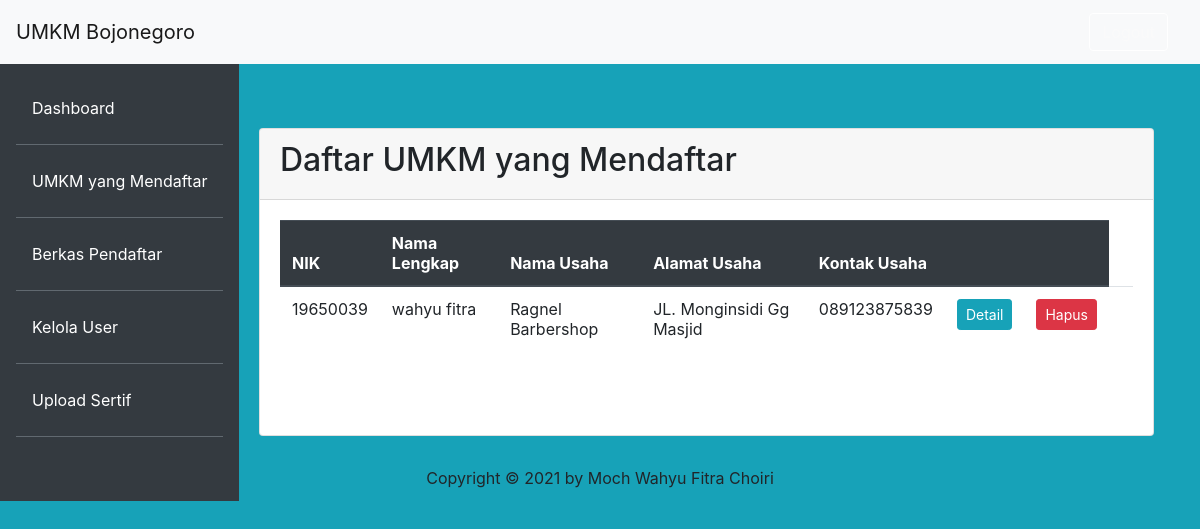
/admin/daftar_pendaftar.php (signed in), run on the app's committed database.
### tables this page shows
CREATE TABLE IF NOT EXISTS `registrasiumkm` (
  `nik` int(25) NOT NULL,
  `nama_lengkap` varchar(50) NOT NULL,
  `nama_usaha` varchar(50) DEFAULT NULL,
  `alamat_usaha` varchar(50) DEFAULT NULL,
  `id_jenis` int(11) NOT NULL,
  `id_Stu` int(11) NOT NULL,
  `id_kecamatan` int(50) NOT NULL,
  `id_kelurahan` int(100) NOT NULL,
  `id_dusun` int(50) NOT NULL,
  `id_kodepos` int(11) NOT NULL,
  `kontak_usaha` varchar(12) DEFAULT NULL,
  `status_pendaftaran` varchar(50) DEFAULT NULL,
  PRIMARY KEY (`nik`),
  KEY `id_jenis` (`id_jenis`),
  KEY `id_kecamatan` (`id_kecamatan`),
  KEY `id_kelurahan` (`id_kelurahan`),
  KEY `id_dusun` (`id_dusun`),
  KEY `id_kodepos` (`id_kodepos`),
  KEY `id_Stu` (`id_Stu`),
  CONSTRAINT `FK_registrasiumkm_dusun` FOREIGN KEY (`id_dusun`) REFERENCES `dusun` (`id_dusun`),
  CONSTRAINT `FK_registrasiumkm_jenisumkm` FOREIGN KEY (`id_jenis`) REFERENCES `jenisumkm` (`id_jenis`),
  CONSTRAINT `FK_registrasiumkm_kecamatan` FOREIGN KEY (`id_kecamatan`) REFERENCES `kecamatan` (`id_kecamatan`),
  CONSTRAINT `FK_registrasiumkm_kelurahan` FOREIGN KEY (`id_kelurahan`) REFERENCES `kelurahan` (`id_kelurahan`),
  CONSTRAINT `FK_registrasiumkm_kodepos` FOREIGN KEY (`id_kodepos`) REFERENCES `kodepos` (`id_kodepos`),
  CONSTRAINT `FK_registrasiumkm_statustempatusaha` FOREIGN KEY (`id_Stu`) REFERENCES `statustempatusaha` (`id_Stu`)
);

### admin/daftar_pendaftar.php (the view, shortened to what this page needs)
<?php
 include '../koneksi.php';
?>
<head>
    <link rel="stylesheet" href="../asset/css/bootstrap.css">
</head>
<body class="bg-info">
    <nav class="navbar navbar-expand-lg navbar-light bg-light fixed-top">
            <a class="navbar-brand">UMKM Bojonegoro</a>
		    <div class="navbar-brand my-2 my-lg-0 ml-auto">
		    	<a href="../aksi_login.php?op=out" class="btn btn-outline-success my-2 my-sm-0">Logout</a>
		   	</div>
		</nav>
		<div class="row no-gutters mt-3">
			<div class="bg-dark mt-4 pr-3 pt-4 fixedpos">
            	<ul class="nav flex-column ml-3 mb-5">
                    <li class="nav-item">
						<a class="nav-link active text-white" href="home_admin.php">Dashboard</a><hr class="bg-secondary">
					</li>
					<li class="nav-item">
						<a class="nav-link text-white" href="daftar_pendaftar.php">UMKM yang Mendaftar</a><hr class="bg-secondary">
					</li>
					<li class="nav-item">
						<a class="nav-link text-white" href="berkas_user.php">Berkas Pendaftar</a><hr class="bg-secondary">
					</li>
					<li class="nav-item">
						<a class="nav-link text-white" href="kelola_user.php">Kelola User</a><hr class="bg-secondary">
					</li>
					<li class="nav-item">
						<a class="nav-link text-white" href="download_sertif.php">Upload Sertif</a><hr class="bg-secondary">
					</li>
				</ul>
			</div>
            <div class="container mt-5 mr-lg-3">
                    <div class="col-md-10 ml-lg-auto">
                        <div class="card" style="margin-top: 40px;">
                                <div class="card-header">
									<h2>Daftar UMKM yang Mendaftar</h2>
                                </div>
								<div class="row mb-5">
									<div  class="col-12">
										<div class="card-body table-responsive" style="overflow-x:hidden;">
											<table id="dataTable3" class="table table-hover" style="width:100%"><thead class="thead-dark">
												<tr>
												<th>NIK</th>
												<th>Nama Lengkap</th>
												<th>Nama Usaha</th>
												<th>Alamat Usaha</th>
												<th>Kontak Usaha</th>
													<th></th>
													<th></th>
												</tr></thead><tbody>
												<?php
													$form=mysqli_query($koneksi,"SELECT * FROM registrasiumkm ORDER BY nama_lengkap ASC");
													while ($c=mysqli_fetch_array($form)) {
												?>
													<tr>
														<td><?php echo $c['nik']; ?></td>
														<td><?php echo $c['nama_lengkap']; ?></td>
														<td><?php echo $c['nama_usaha']; ?></td>
														<td><?php echo $c['alamat_usaha']; ?></td>
														<td><?php echo $c['kontak_usaha']; ?></td>
														<form method="post">
														<td><a href="detail_pendaftar.php?nik=<?php echo $c['nik']; ?>" class="btn btn-info  btn-sm" title="Detail">Detail</a></td>
														<td><input type="submit" class="btn btn-danger btn-sm" name="hapus" value="Hapus"><td>
														</form>
													</tr>
													<?php
													};
												?>
											</tbody>
											</table>
										</div>
									</div>
								</div>
						</div>
                    </div>
            </div>
        </div>
        <footer>
        <div class="text-center" style="margin-top: 30px">
            <p>Copyright &#169; 2021 by Moch Wahyu Fitra Choiri</p>
        </div>
        </footer>
</body>
</html>

### data on the page
registrasiumkm: nik "19650039", nama_lengkap "wahyu fitra", nama_usaha "Ragnel Barbershop", alamat_usaha "JL. Monginsidi Gg Masjid", kontak_usaha "089123875839"
